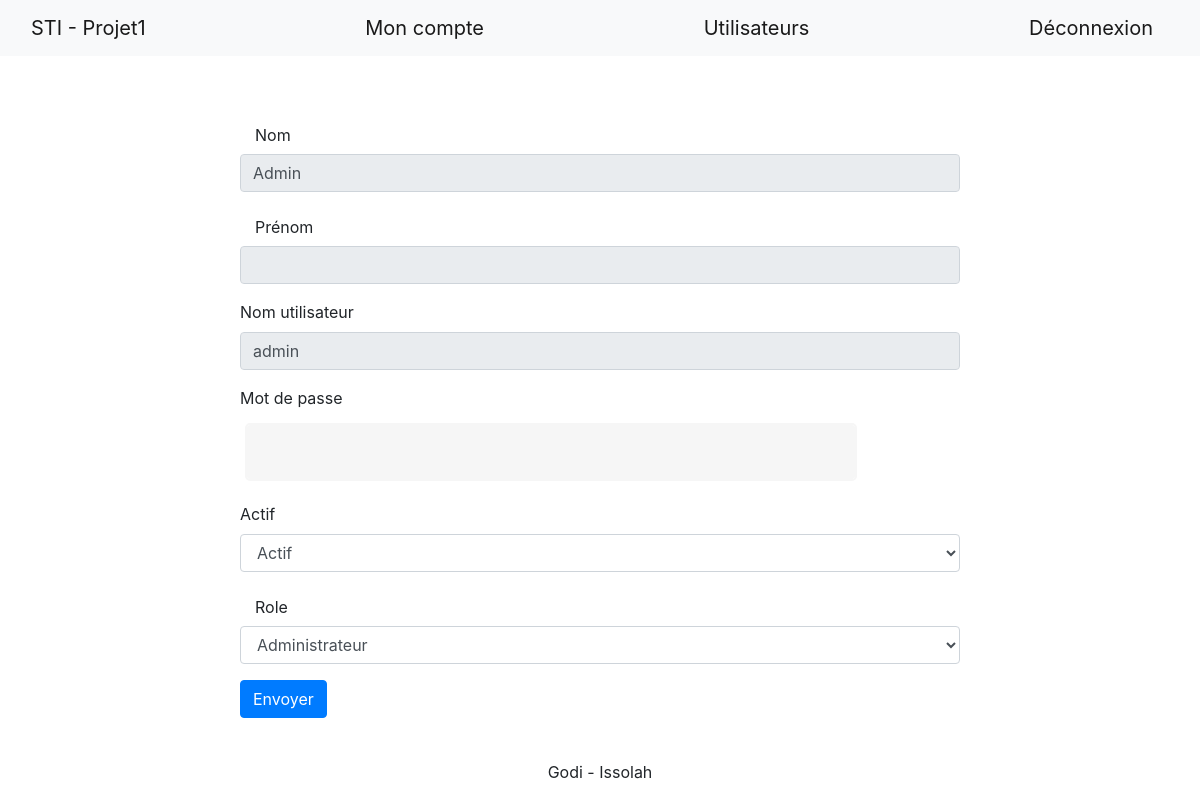
Screenshot of /app/src/php/index.php?page=formUser&id=1 (signed in) with the database file from the repository.
### tables this page shows
CREATE TABLE Utilisateur(
   IdUser INT AUTO_INCREMENT,
   Prenom VARCHAR(255),
   Nom VARCHAR(255) NOT NULL,
   MotDePasse VARCHAR(70) NOT NULL,
   Actif boolean NOT NULL,
   NomUtilisateur VARCHAR(50) NOT NULL,
   Role INT NOT NULL,
   PRIMARY KEY(IdUser)
);

### app/src/php/classes/DB.php (called while the page is built, shortened)
<?php
class DB
{
    private $user = "root";
    private $password= "";
    private $host = "localhost";
    private $dbName = "db_STI_projet1";
    private $db;
    private function connectBD()
    {
        try{
            $this->db = new PDO('mysql:host='.$this->host.';dbname='.$this->dbName.'',$this->user,$this->password);
            $this->db->setAttribute(PDO::ATTR_ERRMODE, PDO::ERRMODE_EXCEPTION);
        }catch(PDOException $e) {
            $msg = 'ERREUR PDO dans ' . $e->getFile() . ' L.' . $e->getLine() . ' : ' . $e->getMessage();
            die($msg);
        }
    }
    private function disconctBD()
    {
        $this->db = null;
    }
    private function doQuerryReturn($sqlQuerry)
    {
        $sth = $this->db->prepare($sqlQuerry);
        try{
            $sth->execute();
        }catch(Exception $e){
            print "Erreur !: " . $e->getMessage() . "<br/>";
        }
        $sections = $sth->fetchAll();
        return $sections;
    }
    public function getUserById($id)
    {
        $sqlQuerry = "
            SELECT *
            FROM Utilisateur
            WHERE IdUser = ".$id.";
        ";
        return $this->doQuerryReturn($sqlQuerry);
    }
}

### app/src/php/formUser.php (the view, shortened to what this page needs)
<?php
include 'classes/DB.php';
$db = new DB();
if(!empty($_GET['id']))
{
  $user = $db->getUserById($_GET['id']);
}
if(empty($_GET['id']) || count($user) == 1)
{
  if(!empty($_GET['id']))
    $user = $user[0];
?>
<form <?php if(empty($_GET['id'])) echo 'action="?page=createUser"'; else echo 'action="?page=updateUser&id='.htmlspecialchars($_GET['id']).'"'?> method="POST">
<div class="form-group">
    <label for="inputNom" class="col-sm-2 col-form-label">Nom</label>
    <input class="form-control" id="inputNom" name="inputNom" <?php if(!empty($_GET['id'])) echo 'readonly value ="'.htmlspecialchars($user['Nom']).'"'; ?> required>
  </div>
  <div class="form-group">
    <label for="inputPrenom" class="col-sm-2 col-form-label">Prénom</label>
    <input class="form-control" id="inputPrenom" name="inputPrenom" <?php if(!empty($_GET['id'])) echo 'readonly value ="'.htmlspecialchars($user['Prenom']).'"'?> required>
  </div>
  <div class="form-group">
    <label for="inputNomUtilisateur" class="form-label">Nom utilisateur</label>
    <input class="form-control" id="inputNomUtilisateur" name="inputNomUtilisateur" <?php if(!empty($_GET['id'])) echo 'readonly value ="'.htmlspecialchars($user['NomUtilisateur']).'"'?> required>
  </div>
  <div class="form-group">
    <label for="inputMDP" class="form-label">Mot de passe</label>
    <input type="password" class="form-control" id="inputMDP" name="inputMDP" required>
  </div>
  <div class="form-group">
    <label for="staticActif" class="form-label">Actif</label>
    <select class="form-control" id="staticActif" name="staticActif" required>
      <option value="1" <?php if(!empty($_GET['id']) && $user['Actif'] != 0) echo 'selected'?>>Actif</option>
    </select>
  </div>
   <div class="form-group">
    <label for="staticRole" class="col-sm-2 col-form-label">Role</label>
    <select class="form-control" id="staticRole" name="staticRole" required>
      <option value="1" <?php if(!empty($_GET['id']) && $user['Role'] == 1) echo 'selected'?>>Administrateur</option>
    </select>
  </div>
  <button type="submit" class="btn btn-primary">Envoyer</button>
</form>
<?php
}else{
  header("Location:index.php?page=404");
}
?>

### app/resources/css/connexion.css (style rules this page uses)
body { font-family: "Poppins", sans-serif; height: 100vh; }
input[type=password] { background-color: #f6f6f6; border: none; color: #0d0d0d; padding: 15px 32px; text-align: center; text-decoration: none; display: inline-block; font-size: 16px; margin: 5px; width: 85%; border: 2px solid #f6f6f6; -webkit-transition: all 0.5s ease-in-out; -moz-transition: all 0.5s ease-in-out; -ms-transition: all 0.5s ease-in-out; -o-transition: all 0.5s ease-in-out; transition: all 0.5s ease-in-out; -webkit-border-radius: 5px 5px 5px 5px; border-radius: 5px 5px 5px 5px; }
input[type=password]:placeholder { color: #cccccc; }

### rows the page displays
utilisateur: inputNom "Admin", inputNomUtilisateur "admin", staticActif "Actif", staticRole "Administrateur"
